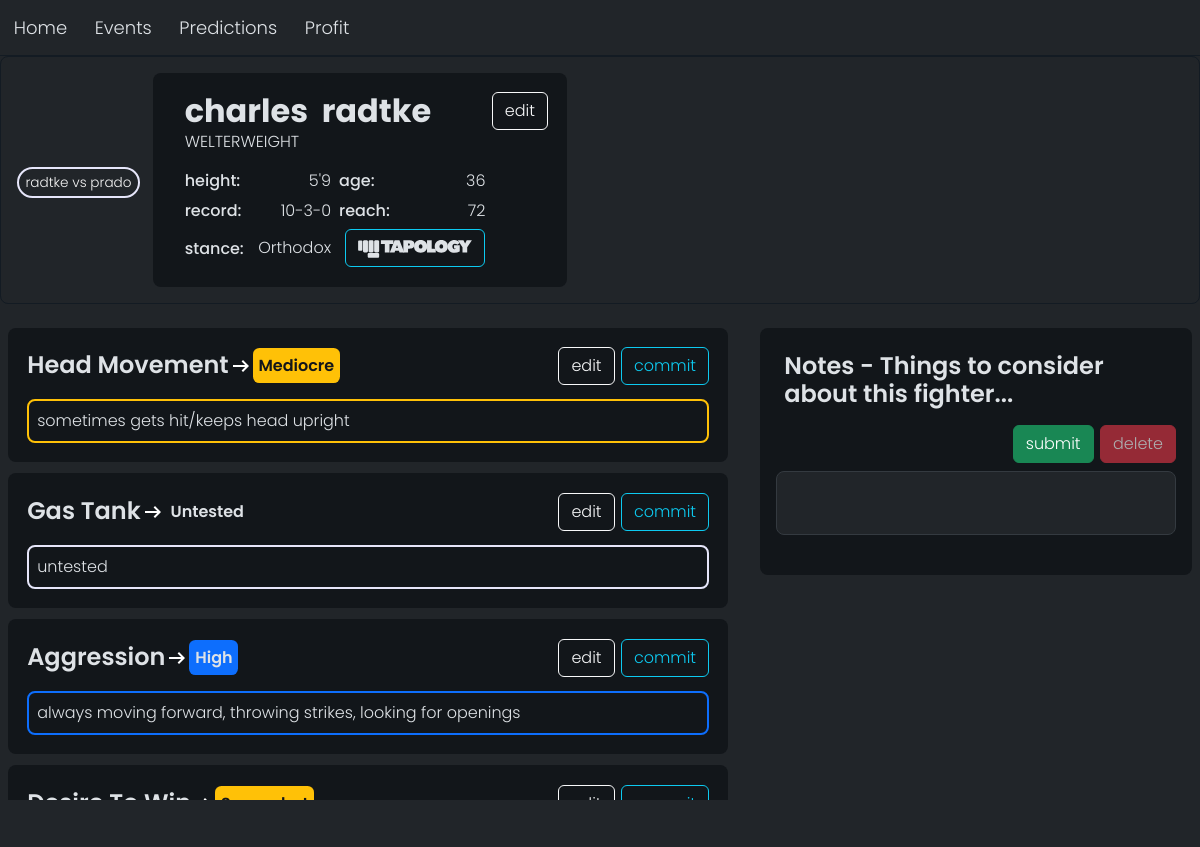
Before: /assessment/2630 with the older database file.
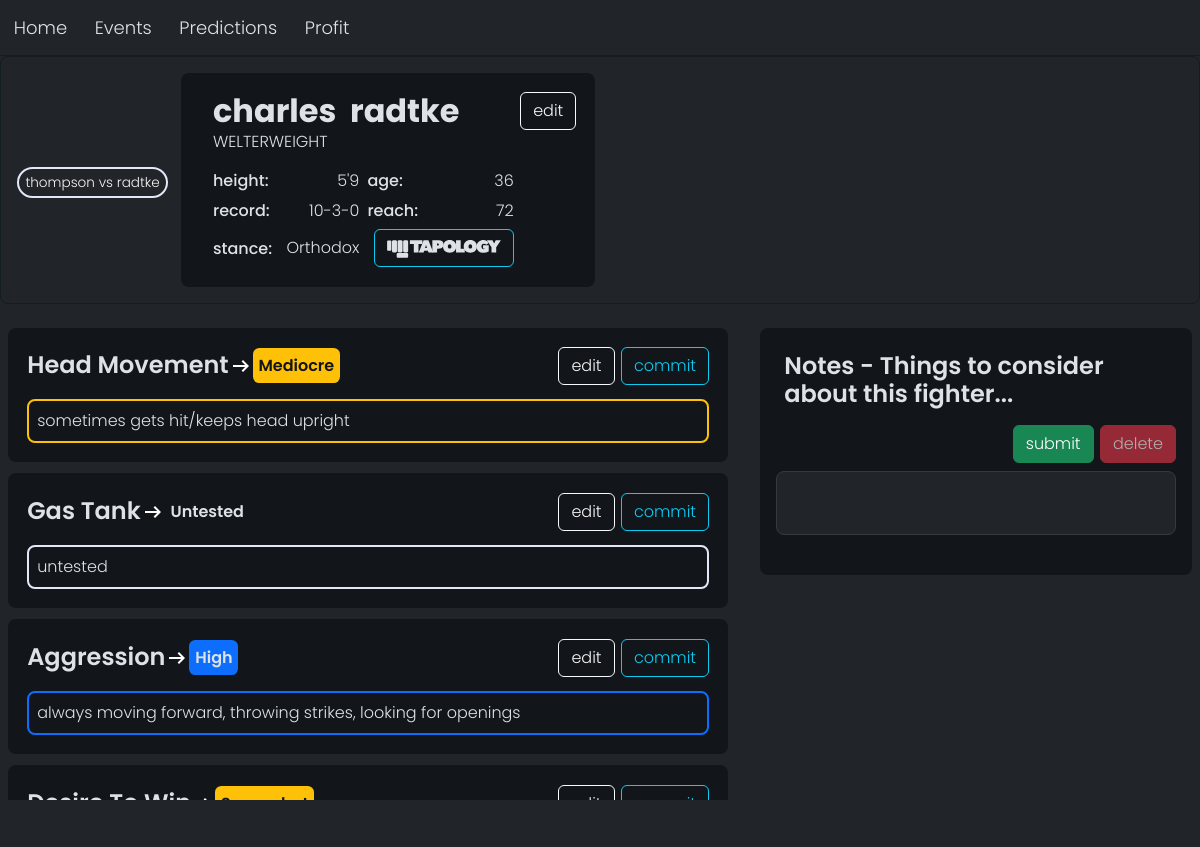
After: the same page with the newer database file.
### fightEvaluator/models/modelsx.py (models this page shows, shortened)
class MatchUp(models.Model):
     class MatchUpResult(models.TextChoices):
            WIN = "Win"
            LOSS = "Loss"
            DRAW = "Draw"
            NO_CONTEST = "No Contest"
            CANCELLED = "Cancelled"
            POSTPONED = "Postponed"
            UPCOMING = "Upcoming"
            NA = "N/A"
     event = models.ForeignKey('FightEvent',default=None, null=True,blank=True,on_delete=models.CASCADE)#don't delete matchup if event is deleted
     fighter_a = models.ForeignKey('Fighter',on_delete=models.SET_NULL,related_name="fighter_a",null=True)
     fighter_b = models.ForeignKey('Fighter',on_delete=models.SET_NULL,related_name="fighter_b",null=True)
     weight_class = models.CharField(default=WeightClass.NA,max_length=100,choices=WeightClass.choices)
     rounds = models.IntegerField(default=3, null=True,blank=True)
     isprelim = models.BooleanField(default=True,null=True,blank=True)
     outcome = models.ForeignKey('FightOutcome',on_delete=models.DO_NOTHING,default=None,blank=True,null=True)
     inWatchList = models.BooleanField(null=True,blank=True)
     analysisComplete = models.BooleanField(null=True,blank=True,default=False)

### fightEvaluator/models/fighter_models.py (models this page shows, shortened)
class Fighter(models.Model):
    first_name = models.CharField(max_length=100)
    middle_name = models.CharField(default="",max_length=100,null=True,blank=True)#optional
    last_name = models.CharField(max_length=100)
    nick_name = models.CharField(default="N/A",max_length=100,null=True,blank=True)#optional
    weight_class = models.CharField(max_length=100,choices=WeightClass.choices)
    height = models.IntegerField(default=0)#in inches
    reach = models.IntegerField(default=0)#in inches
    wins = models.IntegerField(default=0,null=True,blank=True)
    losses = models.IntegerField(default=0,null=True,blank=True)
    draws = models.IntegerField(default=0,null=True,blank=True)
    stance = models.CharField(default=Stance.NA,null=True,blank=True,max_length=100,choices=Stance.choices)
    date_of_birth = models.DateField(default=None, null=True,blank=True)
    data_api_link = models.CharField(default="",max_length=256,null=True,blank=True)
    img_link = models.CharField(max_length=256,null=True,blank=True)
    name_index = models.CharField(default="",max_length=256)
    class Meta:
        indexes = [
            Index(fields=["name_index"],name="full_name_index")
        ]
    @property
    def name(self):
        return self.first_name.capitalize() + " " + self.last_name.capitalize()

### fightEvaluator/views/assessment.py (the view)
# urls.py: path('assessment/<int:fighterId>',views.assessment_index, name='assessment'),#working
@require_GET
def assessment_index(request,fighterId):
    fighter = get_object_or_404(Fighter,id=fighterId)
    assessment = Assessment.objects.get(fighter=fighter)
    notes = Note.objects.filter(assessment=assessment).order_by('-createdAt')
    nextMatchup = MatchUp.objects.filter(Q(fighter_a=fighter) | Q(fighter_b=fighter)).order_by('event__date').last()
    fighterjson = serialize("json",[fighter])
    context = {
        'fighter':fighter,
        'fighterjson': fighterjson,
        'assessment':assessment,
        'notes':notes,
        'attribs':assessment.attrib_map.items(),
        'nextMatchup':nextMatchup,
    }
    return render(request,"fightEvaluator/assessment2.html",context)

### fightEvaluator/models/fighter_models.py (called while the page is built)
    @property
    def attrib_map(self):
        return {
            'head_movement':self.get_head_movement_display(),
            'gas_tank':self.get_gas_tank_display(),
            'aggression':self.get_aggression_display(),
            'desire_to_win':self.get_desire_to_win_display(),
            'striking':self.get_striking_display(),
            'chinny':self.get_chinny_display(),
            'grappling_offense':self.get_grappling_offense_display(),
            'grappling_defense':self.get_grappling_defense_display()
        }

### fightEvaluator/templatetags/custom_filters.py (called while the page is built)
@register.filter
def rmscores(value: str):
    return value.replace('_',' ')

@register.filter
def height_str(value: int):
    if not value:
        return None
    return f'{value // 12}\'{value % 12}'

### fightEvaluator/templates/fightEvaluator/assessment2.html (shortened to what this page needs)
{% extends "fightEvaluator/base.html" %}
{% load static %}
{% load custom_filters %}
{% block styles %}
<link rel="stylesheet" href="{% static  'fightEvaluator/styles/assessment_styles.css' %}" />
{% endblock %}
{% block content %}
    {% include 'fightEvaluator/navbar.html' %}
    <div class="main-container">
      <div class="content-container">
        <div class="fighter-info-container">
          <div class="fighter-card">
            <div class="img-wrapper">
              <div class="next-matchup d-flex">
                    {% if nextMatchup %}
                    <a class="text-center" href="/matchup/{{ nextMatchup.id }}">
                      <p class="m-0">{{ nextMatchup.fighter_a.last_name }} vs {{ nextMatchup.fighter_b.last_name }}</p>
                    </a>
                    {% else %}
                    <a href="#">
                      no upcoming matchup
                    {% endif %}
              </div>
            </div>
            <div class="content-wrapper">
              <div class="card-content">
                <div class="card-header">
                  <h2 class="fighter-name">
                    <span id="first_name">{{ fighter.first_name }}</span>&nbsp;
                    <span id="last_name">{{ fighter.last_name }}</span>
                  </h2>
                  <div class="info-wrapper">
                    <p class="fighter-weight" id="weight_class">{{ fighter.weight_class|rmscores }}</p>
                  </div>
                </div>
                <div class="card-body">
                  <div class="info-wrapper">
                    <h6>height:&nbsp;</h6>
                    <p class="fighter-height">{{ fighter.height|height_str }}</p>
                  </div>
                  <div class="info-wrapper">
                    <h6>age:&nbsp;</h6>
                    <p class="fighter-age">age</p>
                  </div>
                  <div class="info-wrapper">
                    <h6>record:&nbsp;</h6>
                    <p class="fighter-record">
                      <span id="wins">{{ fighter.wins }}</span>&#45;<span id="losses">{{ fighter.losses }}</span id="draws">&#45;<span id="draws">{{ fighter.draws }}</span>
                    </p>
                  </div>
                  <div class="info-wrapper">
                    <h6>reach:&nbsp;</h6>
                    <p class="fighter-reach" id="reach">{{ fighter.reach }}</p>
                  </div>
                  <div class="info-wrapper">
                    <h6>stance:&nbsp;</h6>
                    <p class="fighter-stance" id="stance">{{ fighter.stance }}</p>
                  </div>
                  <div class="info-wrapper">
                    <button class="event-link-btn btn btn-outline-info" id="data_api_link" data-url="{{ fighter.data_api_link|default_if_none:""}}" style="width: 140px;">
                    </button>
                  </div>
                </div>
              </div>
              <div class="button-container">
                <button class="bio-edit-button btn btn-outline-light" onclick="onEditFighter(event)">edit</button>
              </div>
            </div>
          </div>
        </div>
        <div class="fighter-grid-container">
          <div class="fighter-attrib-list" data-edit-mode-enabled="false">
            {% for attrib_name,attrib_value in attribs %}
                <div class="attrib-card" data-edit-mode-enabled="false" data-attrib-state="{{ attrib_value }}" data-attrib-name="{{ attrib_name }}">
                  <div class="card-header">
                    <div class="state-container">
                      <h4>{{ attrib_name|rmscores }}</h4>
                       <svg
                        class="arrow"
                          xmlns="http://www.w3.org/2000/svg"
                          height="24"
                          viewBox="0 -960 960 960"
                          width="24">
                          <path
                            fill="white"
                            d="m560-240-56-58 142-142H160v-80h486L504-662l56-58 240 240-240 240Z" />
                        </svg>
                    <div class="card-state">{{ attrib_value }}</div>
                    </div>
                    <div class="button-container">
                      <button class="attrib-edit-button btn btn-outline-light">edit</button>
                      <button class="attrib-commit-button btn btn-outline-info">commit</button>
                    </div>
                  </div>
                  <div class="card-footer">
                    <div class="card-state-description" data-option-state="{{ attrib_value }}">
                      <p>Option 0 description</p>
                    </div>
                  </div>
                </div>
            {% endfor %}
          </div>
          <div class="fighter-notes list-group-item d-flex flex-column">
            <div class="notes-title">
              <h4>Notes - Things to consider about this fighter...</h4>
            </div>
            <div class="note-editor-container d-flex flex-column">
              <div class="note-editor-actions">
                <div class="action-wrapper">
                  <button
                  class="btn btn-success note-submit-btn"
                  onclick="addNote(event)">
                  submit
                </button>
                </div>
                <div class="action-wrapper">
                  <button class="btn btn-danger note-delete-btn disabled" onclick="deleteNote(event)">
                    delete
                  </button>
                </div>
              </div>
              <div
                class="note-editor align-self-center"
                data-tag="NEUTRAL"
                contenteditable="plaintext-only"></div>
            </div>
          </div>
        </div>
      </div>
    </div>
    <div class="xmodal hide" >
    </div>
{% endblock %}

### fightEvaluator/templates/fightEvaluator/base.html (shortened to what this page needs)
<!DOCTYPE html>
<html>
<head>
    <link rel="stylesheet" href="https://cdnjs.cloudflare.com/ajax/libs/bootstrap/5.3.2/css/bootstrap.css"
 />
    {% load static %}
    <link rel="stylesheet" href="{% static  'fightEvaluator/styles/styles.css' %}" />
    <link rel="stylesheet" href="{% static 'fightEvaluator/styles/navbar.css' %}">
    {% block styles %} {% endblock %}
</head>
<body data-bs-theme="dark">
    {% block content %}
    {% endblock %}
</body>
</html>

### fightEvaluator/templates/fightEvaluator/navbar.html (shortened to what this page needs)
<nav class="d-flex">
  <a href="/">
    <div class="home-link ">
      <p class="m-0">home</p>
    </div>
  </a>
  <a href="/events">
    <div class="events-link ">
      <p class="m-0">events</p>
    </div>
  </a>
  <a href="/predictions">
    <div class="events-link ">
      <p class="m-0">predictions</p>
    </div>
  </a>
  <a href="/profit">
    <div class="events-link ">
      <p class="m-0">profit</p>
    </div>
  </a>
</nav>

### fightEvaluator/static/fightEvaluator/styles/styles.css (style rules this page uses)
html, body { height: 100%; min-height: 800px; font-family: PoppinsLight; font-size: 16px; background-color: #212529; overflow: hidden; }
body { display: flex; flex-direction: column; }
h1, h2, h3 { font-family: PoppinsBold; }
h4 { font-family: PoppinsSemiBold; }
h5, h6 { font-family: PoppinsMedium; }
.main-container { overflow: auto; height: 100%; }
nav a { text-decoration: none; }

### fightEvaluator/static/fightEvaluator/styles/navbar.css (style rules this page uses)
nav { border-bottom: 1px solid #131b23; text-transform: capitalize; font-size: large; }
nav a { padding: 0.4rem; color: rgb(222, 226, 230); margin: 0.4rem; border: 1.5px solid transparent; border-radius: 0.4rem; }

Changed rows visible on the page:
no longer on this page (row unchanged): MatchUp: fighter_a.last_name "radtke", fighter_b.last_name "prado"
added MatchUp: fighter_a.last_name "thompson", fighter_b.last_name "radtke"
